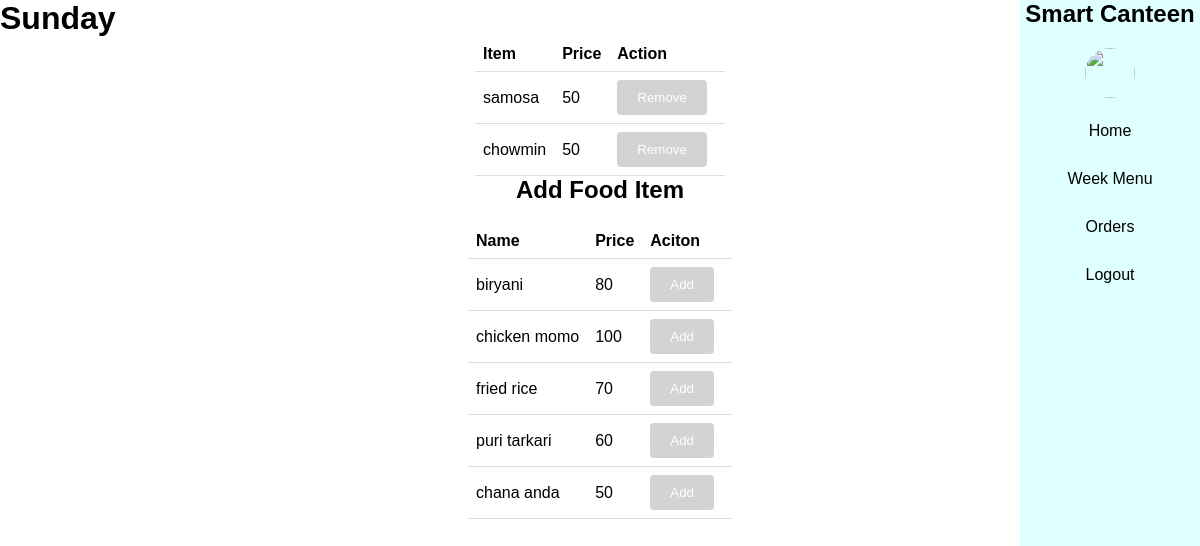
/update_day_menu/1 (signed in), run on the app's committed database.
### base/models.py (models this page shows, shortened)
class Menu(models.Model):
    day_of_week = models.CharField(max_length=2, choices=DAYS_OF_WEEK)
    menu_items = models.ManyToManyField(
        FoodItem,
        related_name="menu_items",
    )
    sequence = models.PositiveIntegerField(default=0)
    class Meta:
        ordering = ["sequence"]
    def __str__(self):
        return self.get_day_of_week_display()

class FoodItem(models.Model):
    name = models.CharField(max_length=100)
    price = models.IntegerField()
    available = models.BooleanField(default=True)

### base/decorators.py (the view)
    def wrap(request, *args, **kwargs):
        user = request.user
        if not hasattr(user, "student") and not hasattr(user, "administration"):
            return HttpResponse("You are not authorized to view this page")
        if hasattr(user, "administration"):
            admin = user.administration
            if admin.user_type == "Admin":
                return redirect("canteen_admin")
        if hasattr(user, "student"):
            return redirect("home")
        return function(request, *args, **kwargs)

### base/views.py (called while the page is built)
@login_required(login_url="login")
@check_staff
def update_day_menu(request, pk):
    if request.GET.get("item_id"):
        item_id = request.GET.get("item_id")
        item = FoodItem.objects.get(id=item_id)
        menu = Menu.objects.get(id=pk)
        menu.menu_items.remove(item)
        menu.save()
    if request.method == "POST":
        item_id = request.POST.get("item")
        item = FoodItem.objects.filter(id=int(item_id))
        menu = Menu.objects.get(id=int(pk))
        menu.menu_items.add(*item)
        menu.save()
    day = Menu.objects.get(id=pk)
    all_items = FoodItem.objects.all()
    items = all_items.exclude(id__in=day.menu_items.values_list("id", flat=True))
    return render(request, "dashboards/day_menu.html", {"day": day, "items": items})

### templates/dashboards/day_menu.html (shortened to what this page needs)
<!DOCTYPE html>
{% load static %}
<html lang="en">
<head>
    <link rel="stylesheet" href="{% static 'styles/styles.css' %}">
</head>
<body>
    <div class="main">
        <div class="navbar">
            <nav>
                <ul>
                    <li id="brand">
                        <div id="brand">
                          <h2>
                                Smart Canteen
                            </h2>
                            <img id="logo" src="../image/logo1.png" alt="">
                        </div>
                    </li>
                    <li><a class="{% if request.path == '/staff/' %}active{% endif %}" href="{% url 'home' %}">Home</a>
                    </li>
                    <li><a class="{% if request.path == '/update_day_menu/' %}active{% endif %}"
                            href="{%url 'week_menu'%}">Week Menu</a></li>
                    <li><a href="{% url 'list_orders' %}">Orders</a></li>
                    <li><a href="{% url 'logout' %}">Logout</a></li>
                </ul>
            </nav>
        </div>
    </div>
    <h1>{{day}}</h1>
    <table>
        <tr>
            <th>Item </th>
            <th>Price</th>
            <th>Action</th>
        </tr>
        {% for item in day.menu_items.all %}
        <tr>
            <td>{{item.name}}</td>
            <td>{{item.price}}</td>
            <td>
                <a href="{% url 'update_day_menu' day.id %}?item_id={{ item.id }}">
                    <button>
                        Remove
                    </button>
                </a>
            </td>
        </tr>
        {% endfor %}
    </table>
    <div>
        <h2>Add Food Item</h2>
        <table>
            <tr>
                <th>Name</th>
                <th>Price</th>
                <th>Aciton</th>
            </tr>
            {% for item in items %}
            <form action="{% url 'update_day_menu' day.id %}" method="POST">
                <tr>
                    <td>{{item.name}}</td>
                    <td>{{item.price}}</td>
                    <td><button type="submit">
                            Add
                        </button></td>
                </tr>
            </form>
            {% endfor %}
        </table>
        </body>
        <html>

### static/styles/styles.css (style rules this page uses)
.navbar { background-color: lightcyan; width: 180px; position: fixed; height: 100%; left: auto; top: 0; right: 0; }
.navbar nav ul { list-style-type: none; padding: 0; }
.navbar nav ul li { margin-bottom: 10px; text-align: center; }
.navbar nav ul li a { display: block; padding: 10px; text-decoration: none; color: black; }
.navbar nav ul li #brand { flex-direction: column; }
#logo { width: 50px; height: 50px; border-radius: 50%; }
table { width: auto; border-collapse: collapse; margin-left: auto; margin-right: auto; }
table th, table td { padding: 8px; text-align: left; border-bottom: 1px solid #ddd; }
h2 { text-align: center; margin-bottom: 20px; }
table button { background-color: lightgrey; color: white; padding: 10px 20px; border: none; border-radius: 4px; cursor: pointer; margin-right: 10px; }
* { margin: 0; padding: 0; font-family: 'Poppins', sans-serif; box-sizing: border-box; }

### data on the page
Menu: day_of_week "Sunday"
FoodItem: name "samosa", price "50"
FoodItem: name "chowmin", price "50"
FoodItem: name "biryani", price "80"
FoodItem: name "chicken momo", price "100"
FoodItem: name "fried rice", price "70"
FoodItem: name "puri tarkari", price "60"
FoodItem: name "chana anda", price "50"
